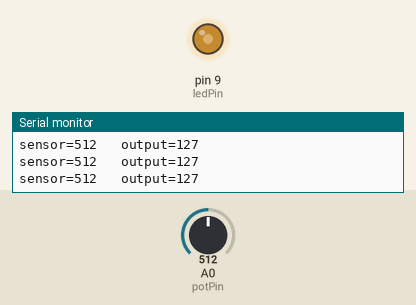
A sketch run on a simulated Arduino Uno, built with avr-gcc and run on an emulated ATmega328P. On the bench: output pins drawn as LEDs (lit = HIGH), the last lines printed to the serial monitor. The inputs (shaded band) are chosen by the test bench; at power-on: A0 (potPin) = 512.

Above: at 1.2 s.
1.3 s: A0 (potPin) set to 110
At 2.4 s:
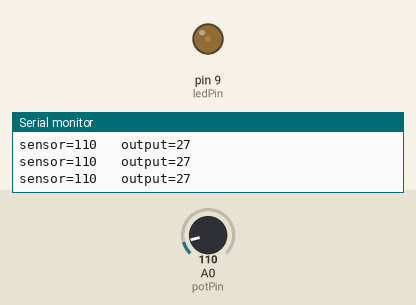
2.8 s: A0 (potPin) set to 88
At 3.7 s:
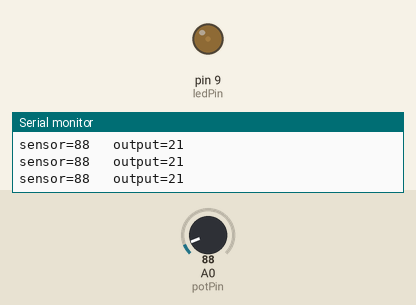
5.8 s: A0 (potPin) set to 0
At 7.0 s:
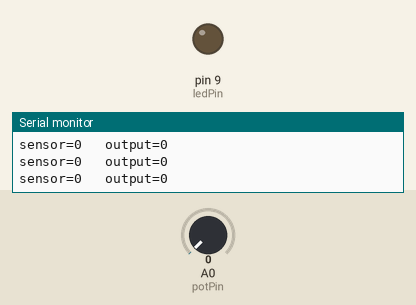
7.3 s: A0 (potPin) set to 8
At 8.1 s:
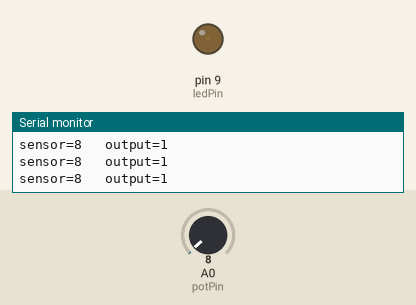
8.8 s: A0 (potPin) set to 11
At 9.2 s:
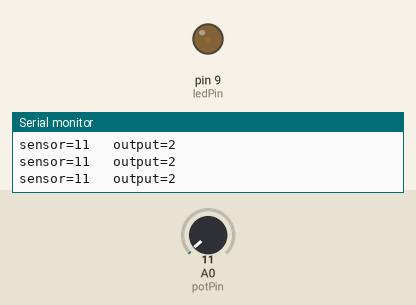
11.8 s: A0 (potPin) set to 716
At 12.1 s:
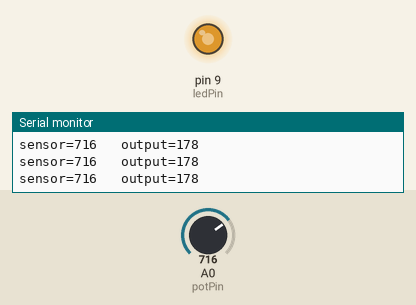
Timing chart, 0 to 14.3 s (numbered marks = the images above; inputs shaded):
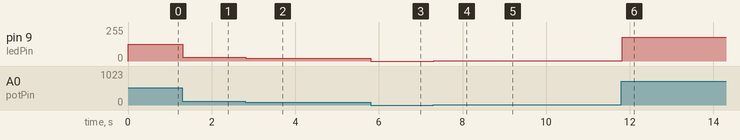

Measured:
- after the input at 1.3 s, pin 9 (ledPin): 127/255 → 27/255 at once
- after the input at 2.8 s, pin 9 (ledPin): 27/255 → 21/255 at once
- after the input at 5.8 s, pin 9 (ledPin): 21/255 → 0/255 at once
- after the input at 7.3 s, pin 9 (ledPin): 0/255 → 1/255 at once
- after the input at 8.8 s, pin 9 (ledPin): 1/255 → 2/255 at once
- after the input at 11.8 s, pin 9 (ledPin): 2/255 → 178/255 at once

The sketch:

Natalie_L4_AnalogInOutLight.ino
```cpp
// C++ code
//

//val
const int ledPin=9;
const int potPin=A0;

int sensorValue=0; //value inputted from potentiometer
int outputValue=0; //value to output on led

void setup()
{
  pinMode(ledPin,OUTPUT);
  pinMode(potPin,INPUT);

  Serial.begin(9600);
}

void loop()
{
  sensorValue=analogRead(potPin);
  outputValue=map(sensorValue,0,1023,0,255);
  //reads, thenchange max & min of potentiometer from 0-1023 to 0-255

  analogWrite(ledPin,outputValue); //output LED light by pot value

  //display info sensor and output info in the serial monitor
  Serial.print("sensor=");
  Serial.print(sensorValue);
  Serial.print("\t output=");
  Serial.println(outputValue);
}
```
